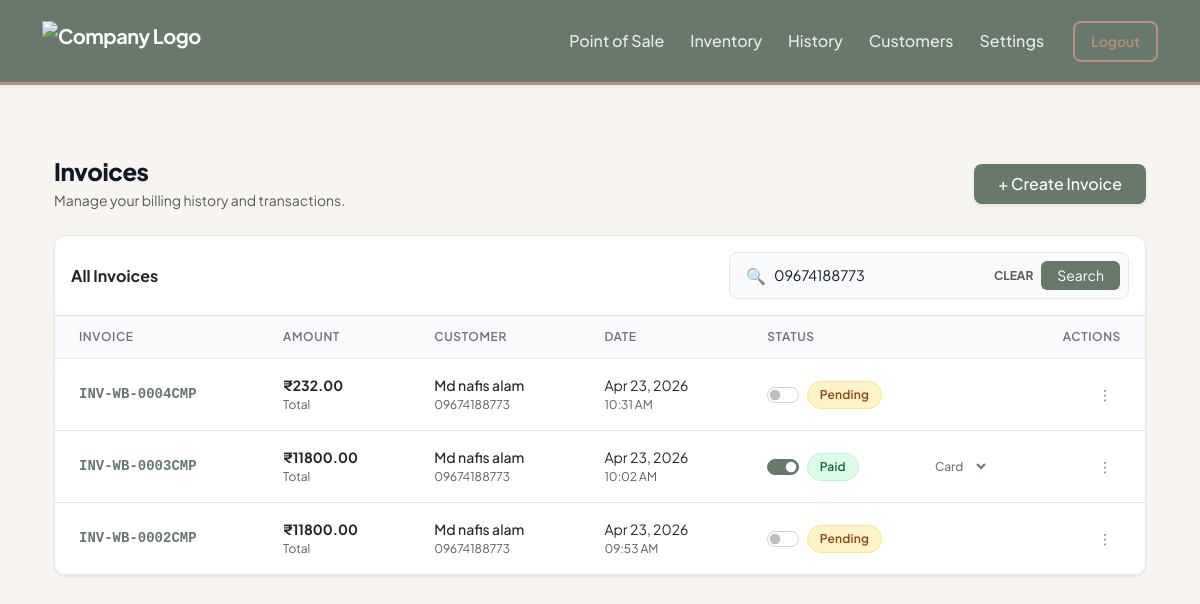
Page /billing/history?search=09674188773 (signed in) on the committed database.
### core/models.py (models this page shows)
class Invoice(db.Model):
    __tablename__ = 'invoices'
    id = db.Column(db.Integer, primary_key=True)
    company_id = db.Column(db.Integer, db.ForeignKey('companies.id'), nullable=False) # ISOLATION
    invoice_number = db.Column(db.String(50), unique=True, nullable=False)
    access_token = db.Column(db.String(64), unique=True, nullable=True)
    customer_id = db.Column(db.Integer, db.ForeignKey('customers.id'), nullable=False)
    subtotal = db.Column(db.Float, nullable=False)
    discount_type = db.Column(db.String(10))
    discount_value = db.Column(db.Float, default=0.0)
    total_tax = db.Column(db.Float, nullable=False)
    grand_total = db.Column(db.Float, nullable=False)
    is_paid = db.Column(db.Boolean, default=False)
    payment_method = db.Column(db.String(20), default='Cash')
    split_gst = db.Column(db.Boolean, default=True)
    created_at = db.Column(db.DateTime, default=get_ist_time)
    items = db.relationship('InvoiceItem', backref='invoice', lazy=True)

class Customer(db.Model):
    __tablename__ = 'customers'
    id = db.Column(db.Integer, primary_key=True)
    company_id = db.Column(db.Integer, db.ForeignKey('companies.id'), nullable=False) # ISOLATION
    name = db.Column(db.String(100), nullable=False)
    phone_number = db.Column(db.String(15), nullable=False) # Removed unique=True so diff companies can have same customer
    email = db.Column(db.String(100), nullable=True)
    created_at = db.Column(db.DateTime, default=get_ist_time)
    invoices = db.relationship('Invoice', backref='customer', lazy=True)

### core/billing/routes.py (the view)
@billing_bp.route('/history')
def history():
    company_id = session.get('company_id')
    if not company_id:
        flash("Please log in to view history.", "warning")
        return redirect(url_for('auth.login'))
    page = request.args.get('page', 1, type=int)
    search_query = request.args.get('search', '').strip()
    query = Invoice.query.join(Customer).filter(Invoice.company_id == company_id)
    if search_query:
        query = query.filter(
            or_(
                Invoice.invoice_number.ilike(f"%{search_query}%"),
                Customer.name.ilike(f"%{search_query}%"),
                Customer.phone_number.ilike(f"%{search_query}%")
            )
        )
    pagination = query.order_by(Invoice.created_at.desc()).paginate(page=page, per_page=10)
    return render_template(
        'billing/history.html',
        pagination=pagination,
        search_query=search_query
    )

### core/templates/billing/history.html (shortened to what this page needs)
{% extends "base.html" %}
{% block content %}
<div class="container-fluid py-4">
    <div class="d-flex flex-column flex-sm-row justify-content-between align-items-sm-center gap-3 mb-4">
        <div>
            <h1 class="page-title mb-1">Invoices</h1>
            <p class="text-muted text-sm mb-0">Manage your billing history and transactions.</p>
        </div>
        <a href="/billing" class="btn btn-dark fw-medium px-4 py-2 rounded-3 shadow-sm text-nowrap" style="background-color: var(--brand-sage); border: none;">
            + Create Invoice
        </a>
    </div>
    <div class="enterprise-card mb-4">
        <div class="p-3 border-bottom d-flex flex-column flex-md-row justify-content-between align-items-md-center gap-3">
            <h6 class="mb-0 fw-bold text-dark">All Invoices</h6>
            <form method="GET" action="/billing/history" class="w-100" style="max-width: 400px;">
                <div class="search-input-group">
                    <span class="ps-2 text-muted">🔍</span>
                    <input type="text" name="search" placeholder="Search invoices, customers..." value="{{ search_query or '' }}">
                    {% if search_query %}
                        <a href="/billing/history" class="text-muted text-decoration-none px-2 text-xs fw-bold">CLEAR</a>
                    {% endif %}
                    <button type="submit" class="btn btn-sm btn-dark px-3 rounded-2" style="background: var(--brand-sage); border: none;">Search</button>
                </div>
            </form>
        </div>
        <div class="table-responsive">
            <table class="table-pro">
                <thead>
                    <tr>
                        <th>Invoice</th>
                        <th>Amount</th>
                        <th>Customer</th>
                        <th>Date</th>
                        <th>Status</th>
                        <th class="text-end">Actions</th>
                    </tr>
                </thead>
                <tbody>
                    {% for inv in pagination.items %}
                    <tr>
                        <td>
                            <div class="invoice-id">{{ inv.invoice_number }}</div>
                        </td>
                        <td>
                            <div class="fw-bold text-dark">₹{{ "%.2f"|format(inv.grand_total) }}</div>
                            <div class="text-muted text-xs">Total</div>
                        </td>
                        <td>
                            <div class="fw-medium text-dark">{{ inv.customer.name }}</div>
                            <div class="text-muted text-xs">{{ inv.customer.phone_number }}</div>
                        </td>
                        <td>
                            <div class="text-dark text-sm">{{ inv.created_at.strftime('%b %d, %Y') }}</div>
                            <div class="text-muted text-xs">{{ inv.created_at.strftime('%I:%M %p') }}</div>
                        </td>
                        <td>
                            <div class="d-flex align-items-center justify-content-between gap-3">
                                <div class="form-check form-switch m-0 p-0 d-flex align-items-center">
                                    <input class="form-check-input payment-toggle m-0 me-2 shadow-none" type="checkbox" data-id="{{ inv.id }}" {% if inv.is_paid %}checked{% endif %}>
                                    <span class="status-label-wrapper">
                                        {% if inv.is_paid %}
                                            <span class="status-badge badge-paid">Paid</span>
                                        {% else %}
                                            <span class="status-badge badge-pending">Pending</span>
                                        {% endif %}
                                    </span>
                                </div>
                                <select class="pro-select payment-method-select" data-id="{{ inv.id }}" {% if not inv.is_paid %}style="display: none;"{% endif %}>
                                    <option value="Card" {% if inv.payment_method == 'Card' %}selected{% endif %}>Card</option>
                                </select>
                            </div>
                        </td>
                        <td class="text-end">
                            <div class="dropdown">
                                <button class="btn-icon" type="button" data-bs-toggle="dropdown" aria-expanded="false">
                                    ⋮
                                </button>
                            </div>
                        </td>
                    </tr>
                    {% endfor %}
                </tbody>
            </table>
        </div>
    </div>
</div>
{% endblock %}

### core/templates/base.html (style rules this page uses)
:root { --color-sand: #D4C2AD; --color-terracotta: #D7A184; --color-cream: #EFDFCC; --color-taupe: #BA8E7A; --color-sage: #66796B; --text-dark: #2C3530; --shadow-soft: 0 10px 30px rgba(102, 121, 107, 0.08); --shadow-hover: 0 15px 35px rgba(102, 121, 107, 0.15); }
body { background-color: #F8F5F1; font-family: 'Plus Jakarta Sans', sans-serif; color: var(--text-dark); -webkit-font-smoothing: antialiased; }

### core/templates/billing/history.html (style rules this page uses)
:root { --brand-sage: #66796b; --brand-sage-light: #f0fdf4; --brand-taupe: #8c837a; --text-dark: #111827; --text-muted: #6b7280; --border-color: #e5e7eb; --bg-surface: #ffffff; --bg-body: #f9fafb; }
.page-title { color: var(--text-dark); font-weight: 800; letter-spacing: -0.02em; font-size: 1.5rem; }
.enterprise-card { background: var(--bg-surface); border: 1px solid var(--border-color); border-radius: 12px; box-shadow: 0 1px 3px rgba(0, 0, 0, 0.05), 0 1px 2px rgba(0, 0, 0, 0.03); overflow: hidden; }
.search-input-group { display: flex; align-items: center; background: var(--bg-body); border: 1px solid var(--border-color); border-radius: 8px; padding: 0.25rem 0.5rem; transition: all 0.2s; }
.search-input-group input { border: none; background: transparent; padding: 0.5rem; font-size: 0.9rem; width: 100%; outline: none; color: var(--text-dark); }
.search-input-group input::placeholder { color: #9ca3af; }
.table-responsive { -webkit-overflow-scrolling: touch; }
.table-pro { width: 100%; margin-bottom: 0; border-collapse: collapse; }
.table-pro th { background-color: var(--bg-body); color: var(--text-muted); font-size: 0.75rem; font-weight: 600; text-transform: uppercase; letter-spacing: 0.05em; padding: 0.75rem 1.5rem; border-bottom: 1px solid var(--border-color); white-space: nowrap; }
.table-pro td { padding: 1rem 1.5rem; vertical-align: middle; border-bottom: 1px solid var(--border-color); color: var(--text-dark); font-size: 0.875rem; white-space: nowrap; }
.table-pro tbody tr { transition: background-color 0.15s ease; }
.fw-medium { font-weight: 500; }
.text-sm { font-size: 0.875rem; }
.text-xs { font-size: 0.75rem; }
.invoice-id { font-family: ui-monospace, SFMono-Regular, Menlo, Monaco, Consolas, monospace; color: var(--brand-sage); font-weight: 600; }
.status-badge { display: inline-flex; align-items: center; padding: 0.25rem 0.75rem; border-radius: 9999px; font-size: 0.75rem; font-weight: 600; letter-spacing: 0.02em; }
.badge-paid { background-color: #dcfce7; color: #166534; border: 1px solid #bbf7d0; }
.badge-pending { background-color: #fef3c7; color: #92400e; border: 1px solid #fde68a; }
.form-switch .form-check-input { width: 2.25em; height: 1.15em; cursor: pointer; border-color: #cbd5e1; }
.form-switch .form-check-input:checked { background-color: var(--brand-sage); border-color: var(--brand-sage); }
.pro-select { border: 1px solid transparent; background: transparent; color: var(--text-muted); font-size: 0.75rem; font-weight: 500; padding: 2px 4px; border-radius: 4px; cursor: pointer; }
.btn-icon { display: inline-flex; align-items: center; justify-content: center; width: 32px; height: 32px; border-radius: 6px; color: var(--text-muted); background: transparent; border: 1px solid transparent; transition: all 0.2s; text-decoration: none; }

### rows in the picture
Invoice: invoice_number "INV-WB-0004CMP", grand_total "232.00", customer.name "Md nafis alam", customer.phone_number "09674188773", created_at "Apr 23, 2026", created_at "10:31 AM", shows "Pending"
Invoice: invoice_number "INV-WB-0003CMP", grand_total "11800.00", customer.name "Md nafis alam", customer.phone_number "09674188773", created_at "Apr 23, 2026", created_at "10:02 AM", is_paid "☑", shows "Paid", payment_method+id+is_paid "Card"
Invoice: invoice_number "INV-WB-0002CMP", grand_total "11800.00", customer.name "Md nafis alam", customer.phone_number "09674188773", created_at "Apr 23, 2026", created_at "09:53 AM", shows "Pending"
